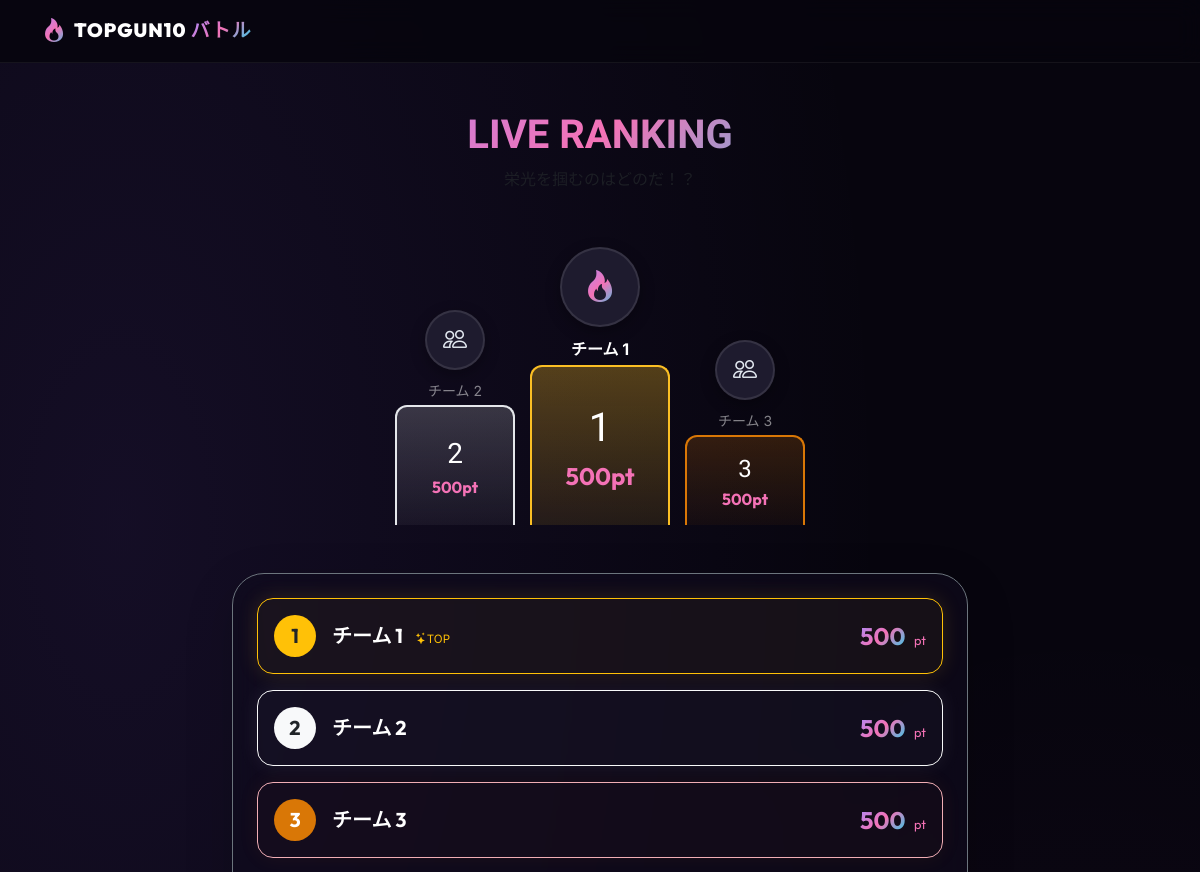
Before: /ranking (upper part) with the older database file.
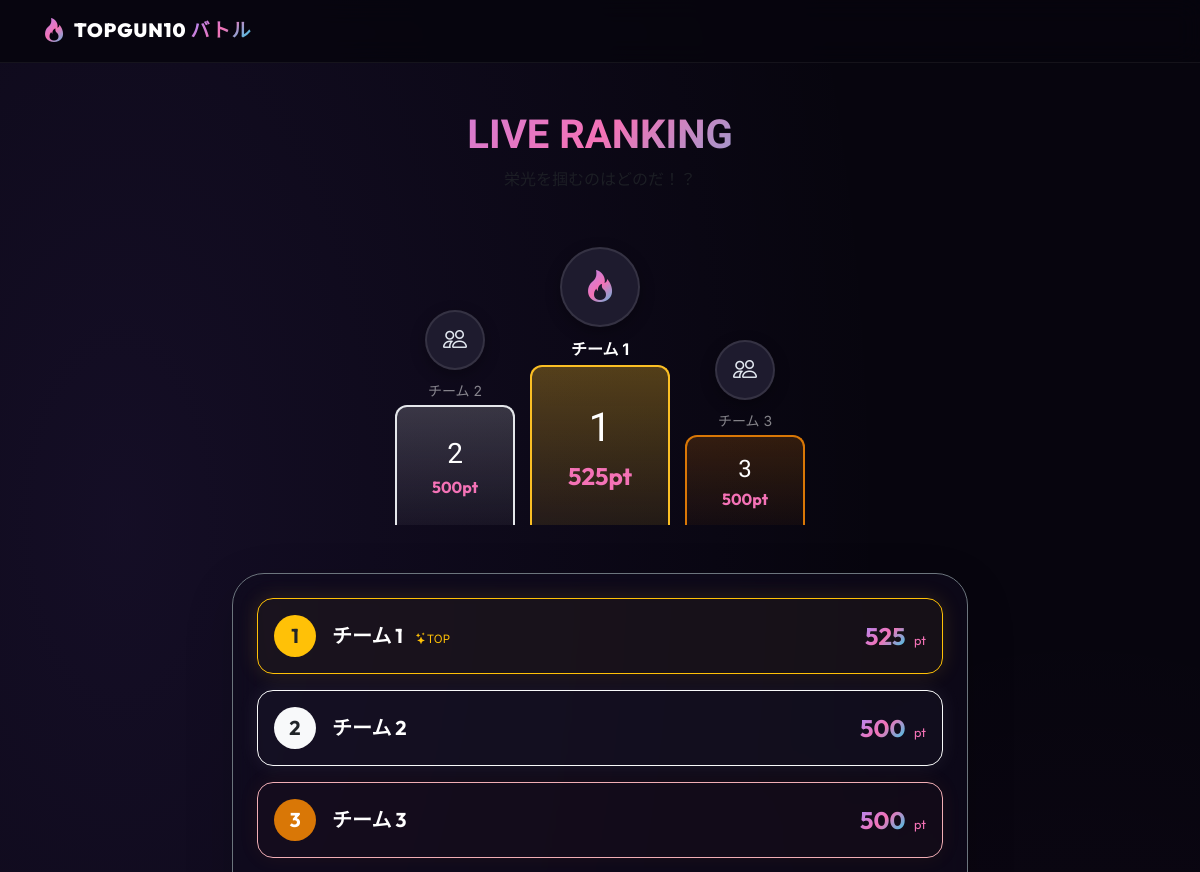
After: the same page with the newer database file.
### model/models.py (models this page shows)
class Team(db.Model):
    __tablename__ = "teams"
    team_id = db.Column(db.Integer, primary_key=True)
    team_name = db.Column(db.String(50), unique=True, nullable=False)
    points = db.Column(db.Integer, default=500, nullable=False)  # Start with 500pt
    submissions = db.relationship(
        "QuizSubmission", backref="team", cascade="all, delete-orphan"
    )
    bets = db.relationship("TeamBet", backref="team", cascade="all, delete-orphan")
    squares = db.relationship(
        "BingoSquare", backref="team", cascade="all, delete-orphan"
    )

### controller/controllers.py (the view)
@quiz_bp.route("/ranking")
def ranking():
    teams = repositories.get_all_teams()
    return render_template("ranking.html", teams=teams)

### controller/controllers.py (called while the page is built)
@quiz_bp.context_processor
def inject_q5_status():
    q5 = QuizQuestion.query.filter_by(question_num=5).first()
    is_q5_revealed = q5.status == "revealed" if q5 else False
    return dict(is_q5_revealed=is_q5_revealed)

### repository/repositories.py (called while the page is built)
def get_all_teams() -> list[Team]:
    return Team.query.order_by(Team.points.desc()).all()

def get_all_events() -> list[BetEvent]:
    return BetEvent.query.all()

### templates/ranking.html (shortened to what this page needs)
{% extends 'base.html' %}
{% block content %}
<div class="row justify-content-center">
    <div class="col-md-10 col-lg-8 text-center">
        <div class="mb-4">
            <h2 class="h1 fw-bold text-white font-outfit text-gradient font-dela">LIVE RANKING</h2>
            <p class="text-muted">栄光を掴むのはどのだ！？</p>
        </div>
        {% if is_ranking_visible %}
            {% if teams|length >= 3 %}
            <div class="podium-container d-none d-sm-flex">
                <div class="podium-item">
                    <div class="team-avatar"><i class="bi bi-people"></i></div>
                    <div class="text-white-50 small mb-1">{{ teams[1].team_name }}</div>
                    <div class="podium-base podium-rank-2">
                        <span class="font-dela fs-3 text-white">2</span>
                        <span class="font-outfit fw-bold text-accent">{{ teams[1].points }}pt</span>
                    </div>
                </div>
                <div class="podium-item" style="width: 140px;">
                    <div class="team-avatar" style="width: 80px; height: 80px; font-size: 2rem;"><i class="bi bi-fire text-gradient"></i></div>
                    <div class="text-white fw-bold mb-1">{{ teams[0].team_name }}</div>
                    <div class="podium-base podium-rank-1">
                        <span class="font-dela fs-1 text-white">1</span>
                        <span class="font-outfit fw-bold text-accent fs-4">{{ teams[0].points }}pt</span>
                    </div>
                </div>
                <div class="podium-item">
                    <div class="team-avatar"><i class="bi bi-people"></i></div>
                    <div class="text-white-50 small mb-1">{{ teams[2].team_name }}</div>
                    <div class="podium-base podium-rank-3">
                        <span class="font-dela fs-4 text-white">3</span>
                        <span class="font-outfit fw-bold text-accent">{{ teams[2].points }}pt</span>
                    </div>
                </div>
            </div>
            {% endif %}
            <div class="glass-card shadow-lg p-4 rounded-5 border border-secondary text-start mt-4">
                <div class="d-flex flex-column gap-3">
                    {% for team in teams %}
                        {% set rank = loop.index %}
                        <div class="rank-row d-flex align-items-center justify-content-between p-3 rounded-4 border
                             {% if rank == 1 %}border-warning bg-gold-subtle shadow-gold
                             {% elif rank == 2 %}border-light bg-silver-subtle shadow-silver
                             {% elif rank == 3 %}border-danger-subtle bg-bronze-subtle shadow-bronze
                             {% else %}border-secondary bg-dark-50{% endif %}">
                            <div class="d-flex align-items-center gap-3">
                                <div class="rank-number-circle d-flex align-items-center justify-content-center fw-bold font-outfit fs-5
                                     {% if rank == 1 %}bg-warning text-dark
                                     {% elif rank == 2 %}bg-light text-dark
                                     {% elif rank == 3 %}bg-bronze text-white
                                     {% else %}bg-dark border border-secondary text-white-50{% endif %}"
                                     style="width: 42px; height: 42px; border-radius: 50%;">
                                    {{ rank }}
                                </div>
                                <div>
                                    <span class="team-name text-white fw-bold fs-5 font-outfit">{{ team.team_name }}</span>
                                    {% if rank == 1 %}
                                        <span class="ms-2 text-warning text-2xs animate-pulse"><i class="bi bi-stars me-0.5"></i>TOP</span>
                                    {% endif %}
                                </div>
                            </div>
                            <div class="text-end">
                                <span class="points-value font-outfit fw-bold fs-4 text-gradient">{{ "{:,}".format(team.points) }}</span>
                                <span class="text-accent text-xs font-outfit ms-1">pt</span>
                            </div>
                        </div>
                    {% endfor %}
                </div>
            </div>
        {% endif %}
    </div>
</div>
{% endblock %}

### templates/base.html (shortened to what this page needs)
<!DOCTYPE html>
<html lang="ja">
<head>
    <link href="https://cdn.jsdelivr.net/npm/bootstrap@5.3.0/dist/css/bootstrap.min.css" rel="stylesheet">
    <link rel="stylesheet" href="https://cdn.jsdelivr.net/npm/bootstrap-icons@1.10.5/font/bootstrap-icons.css">
    <link rel="stylesheet" href="{{ url_for('static', filename='css/style.css') }}">
</head>
<body>
    <nav class="navbar navbar-expand-lg sticky-top navbar-dark">
        <div class="container">
            <a class="navbar-brand d-flex align-items-center" href="{{ url_for('quiz.index') }}">
                <i class="bi bi-fire text-gradient fs-4 me-2"></i>
                <span class="brand-text">TOPGUN10<span class="text-accent text-gradient font-dela ms-1">バトル</span></span>
            </a>
        </div>
    </nav>
    <main class="container my-5 flex-grow-1">
        {% block content %}{% endblock %}
    </main>
</body>
</html>

### static/css/style.css (style rules this page uses)
:root { --bg-dark: #07050e; --bg-card: rgba(16, 12, 30, 0.65); --border-card: rgba(255, 255, 255, 0.06); --accent-purple: #8b5cf6; --accent-pink: #d946ef; --accent-cyan: #06b6d4; --color-gold: #fbbf24; --color-silver: #e5e7eb; --color-bronze: #d97706; }
body { background-color: var(--bg-dark); background-image: radial-gradient(at 10% 20%, rgba(139, 92, 246, 0.1) 0px, transparent 50%), radial-gradient(at 90% 80%, rgba(217, 70, 239, 0.08) 0px, transparent 50%); background-attachment: fixed; color: #e2e8f0; font-family: 'Inter', -apple-system, sans-serif; min-height: 100vh; display: flex; flex-direction: column; }
.font-outfit { font-family: 'Outfit', sans-serif; }
.font-dela { font-family: 'Dela Gothic One', sans-serif; }
.text-gradient { background: linear-gradient(135deg, #a78bfa 0%, #f472b6 50%, #22d3ee 100%); -webkit-background-clip: text; -webkit-text-fill-color: transparent; }
.navbar { background-color: rgba(7, 5, 14, 0.85) !important; backdrop-filter: blur(12px); border-bottom: 1px solid rgba(255, 255, 255, 0.06); }
.brand-text { font-family: 'Outfit', sans-serif; font-weight: 900; font-size: 1.2rem; letter-spacing: 1px; }
.glass-card { background-color: var(--bg-card); backdrop-filter: blur(16px); border: 1px solid var(--border-card); box-shadow: 0 15px 35px rgba(0, 0, 0, 0.3); }
.rank-row { transition: transform 0.2s ease; }
.shadow-gold { box-shadow: 0 0 20px rgba(251, 191, 36, 0.15); }
.shadow-silver { box-shadow: 0 0 20px rgba(243, 244, 246, 0.08); }
.shadow-bronze { box-shadow: 0 0 20px rgba(217, 119, 6, 0.08); }
.bg-gold-subtle { background-color: rgba(251, 191, 36, 0.04) !important; }
.bg-silver-subtle { background-color: rgba(243, 244, 246, 0.02) !important; }
.bg-bronze-subtle { background-color: rgba(217, 119, 6, 0.02) !important; }
.text-accent { color: #f472b6 !important; }
.animate-pulse { animation: pulse 2s cubic-bezier(0.4, 0, 0.6, 1) infinite; }
.text-xs { font-size: 0.8rem; }
.text-2xs { font-size: 0.72rem; }
.flex-grow-1 { flex: 1 0 auto; }
.bg-bronze { background-color: var(--color-bronze) !important; }

### templates/ranking.html (style rules this page uses)
.podium-container { display: flex; align-items: flex-end; justify-content: center; gap: 15px; margin-bottom: 3rem; padding-top: 2rem; }
.podium-item { display: flex; flex-direction: column; align-items: center; width: 120px; position: relative; }
.podium-base { width: 100%; border-radius: 12px 12px 0 0; display: flex; flex-direction: column; align-items: center; justify-content: center; padding: 15px 5px; position: relative; }
.podium-rank-1 { height: 160px; background: linear-gradient(180deg, rgba(251, 191, 36, 0.3) 0%, rgba(251, 191, 36, 0.1) 100%); border: 2px solid #fbbf24; border-bottom: none; }
.podium-rank-2 { height: 120px; background: linear-gradient(180deg, rgba(229, 231, 235, 0.2) 0%, rgba(229, 231, 235, 0.05) 100%); border: 2px solid #e5e7eb; border-bottom: none; }
.podium-rank-3 { height: 90px; background: linear-gradient(180deg, rgba(217, 119, 6, 0.2) 0%, rgba(217, 119, 6, 0.05) 100%); border: 2px solid #d97706; border-bottom: none; }
.team-avatar { width: 60px; height: 60px; background: #1e1b2e; border-radius: 50%; display: flex; align-items: center; justify-content: center; font-size: 1.5rem; margin-bottom: 10px; border: 2px solid rgba(255,255,255,0.1); box-shadow: 0 5px 15px rgba(0,0,0,0.3); }

Changed rows visible on the page:
changed Team "チーム 1": points "500" → "525"
